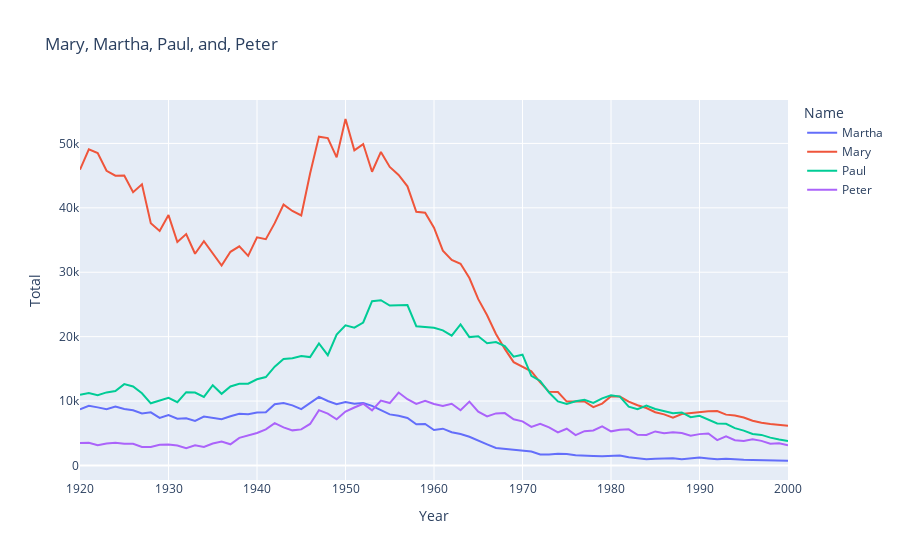

Notebook source saved alongside this figure:
### Code cell
# | code-summary: Mary, Martha, Peter, and Paul
# | fig-cap: "Trend of Mary, Martha, Peter, and, Paul"
# | fig-align: center
# | warning: false

fig = px.line(
    ch_names,
    x="Year",
    y="Total",
    title="Mary, Martha, Paul, and, Peter",
    color="Name",
    labels={"Year": "Year", "Name": "Name"},
)

fig.show()
